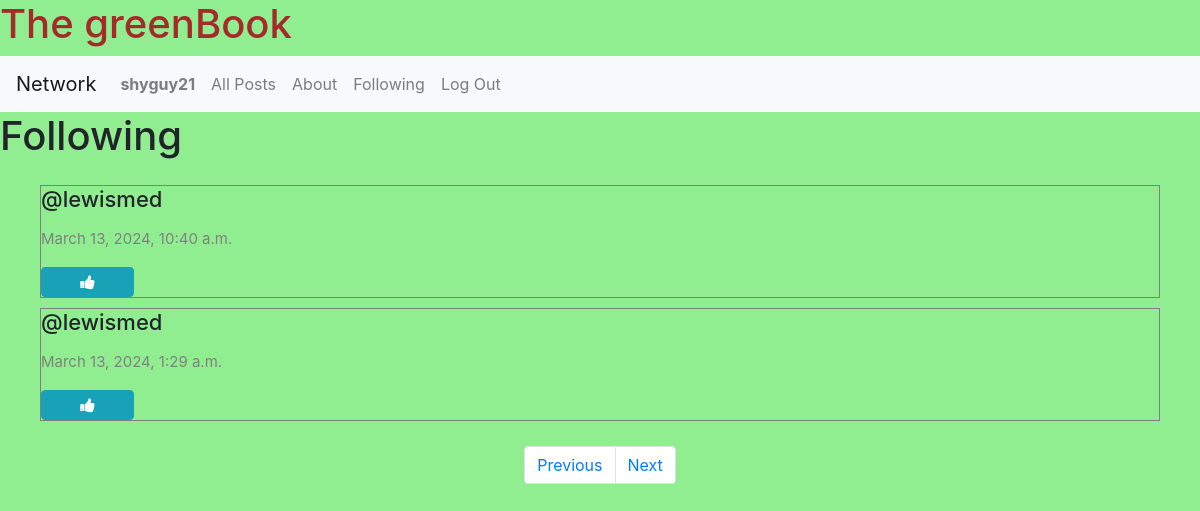
The page /following?page=5 (signed in) on the database as committed earlier.
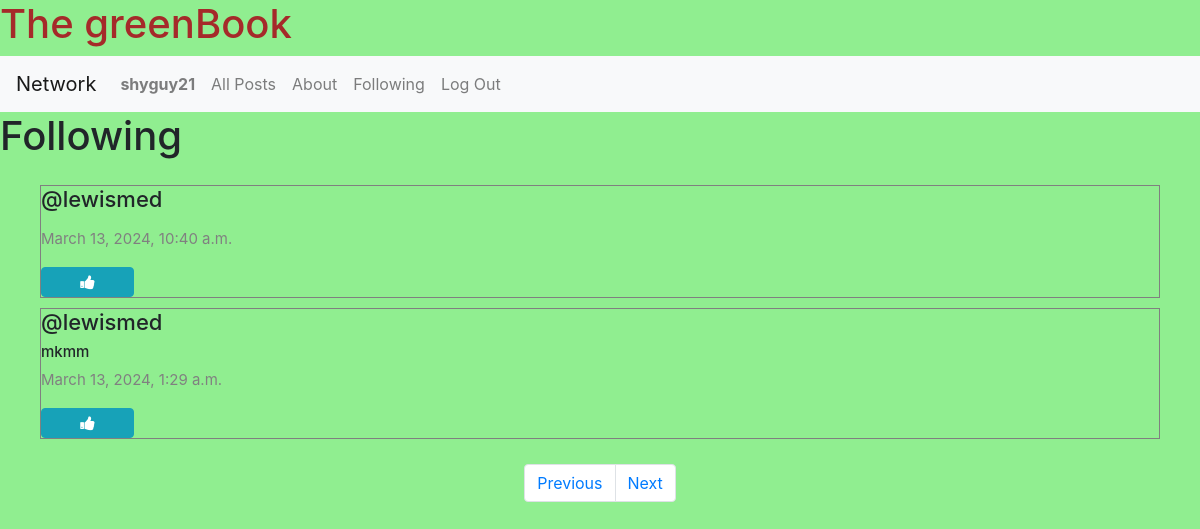
The same page on the database as committed later.
### network/models.py (models this page shows, shortened)
class Post(models.Model):
    content=models.CharField(max_length=140)
    user=models.ForeignKey(User,on_delete=models.CASCADE,related_name="author")
    imageUrl=models.CharField(max_length=1000,null=True)
    date=models.DateTimeField(auto_now_add=True)
    comment=models.CharField(max_length=140, default="feedback")

class User(AbstractUser):
    pass

### network/views.py (the view)
# urls.py: path('following',views.following,name='following'),
def following(request):
    currentUser=User.objects.get(pk=request.user.id)
    following_people=Follow.objects.filter(user=currentUser)
    allPosts=Post.objects.all().order_by("id").reverse()
    followingPosts=[]
    for posts in allPosts:
        for person in following_people:
            if person.user_follower==posts.user:
                followingPosts.append(posts)
    paginator=Paginator(followingPosts,2)
    page_number= request.GET.get('page')
    posts_of_the_page=paginator.get_page(page_number)
    return render(request, "network/following.html",{
        "posts_of_the_page":posts_of_the_page
    })

### network/templates/network/following.html (shortened to what this page needs)
{% extends "network/layout.html" %}
{% block body %}
<h1>Following</h1>
<div class="all-posts" >
    {% for post in posts_of_the_page %}
  <div class="post" style="margin: 5px 20px; border:0.1px solid gray; display: flex;
    justify-content: center;
    flex-direction:column;
    box-sizing: border-box;">
        <h5 class="username">@{{ post.user }}</h5>
       <h6 class="content" id="content_{{post.id}}" >{{ post.content }}</h6>
        <p class="date"> {{ post.date }}</p>
        {% if user.is_authenticated %}
        {% if user == post.user %}
        <div class="d-flex justify-content-around">
            <button class="btn btn-primary" data-toggle="modal" data-target="#modal_edit_post_{{ post.id }}" > Edit </button>
        </div>
        <div class="modal" id="modal_edit_post_{{ post.id }}" tabindex="-1" role="dialog" aria-labelledby="modal_edit_post_{{ post.id }}_label" aria-hidden="true">
            <div class="modal-dialog" role="document">
              <div class="modal-content">
                <div class="modal-header">
                  <h5 class="modal-title">Edit Post</h5>
                  <button type="button" class="close" data-dismiss="modal" aria-label="Close">
                    <span aria-hidden="true">&times;</span>
                  </button>
                </div>
                <div class="modal-body">
                  <textarea rows="5" id="textarea_{{ post.id }}" class="form-control" name="content">{{ post.content }}</textarea>
                </div>
                <div class="modal-footer">
                  <button type="button" class="btn btn-primary" onclick= "submitHandler({{ post.id }})">Save changes</button>
                  <button type="button" class="btn btn-secondary" data-dismiss="modal">Close</button>
                </div>
              </div>
            </div>
          </div>
          {% else %}
            {% if post.id in whoYouLiked %}
          <button class="btn btn-info fa fa-thumbs-down col-1" onclick="likeHandler({{ post.id }},{{ whoYouLiked }})" post id="{{ post.id }}"></button>
            {% else %}
            <button class="btn btn-info fa fa-thumbs-up col-1"  onclick="likeHandler({{ post.id }},{{ whoYouLiked }})" post id="{{ post.id }}"></button>
            {% endif %}
        {% endif %}
        {% endif %}
    </div>
    {% endfor %}
</div>
<nav aria-label="Page navigation example">
    <ul class="pagination d-flex justify-content-center">
        {% if posts_of_the_page.has_previous %}
      <li class="page-item"><a class="page-link" href="?page={{ posts_of_the_page.previous_page_number }}">Previous</a></li>
      {% endif %}
      {% if posts_of_the_page.has_next %}
      <li class="page-item"><a class="page-link" href="?page={{ posts_of_the_page.next_page_number }}">Next</a></li>
        {% endif %}
    </ul>
  </nav>
{% endblock %}

Rows that differ between the two databases and show on the page:
changed Post: content (not shown) → "mkmm"
